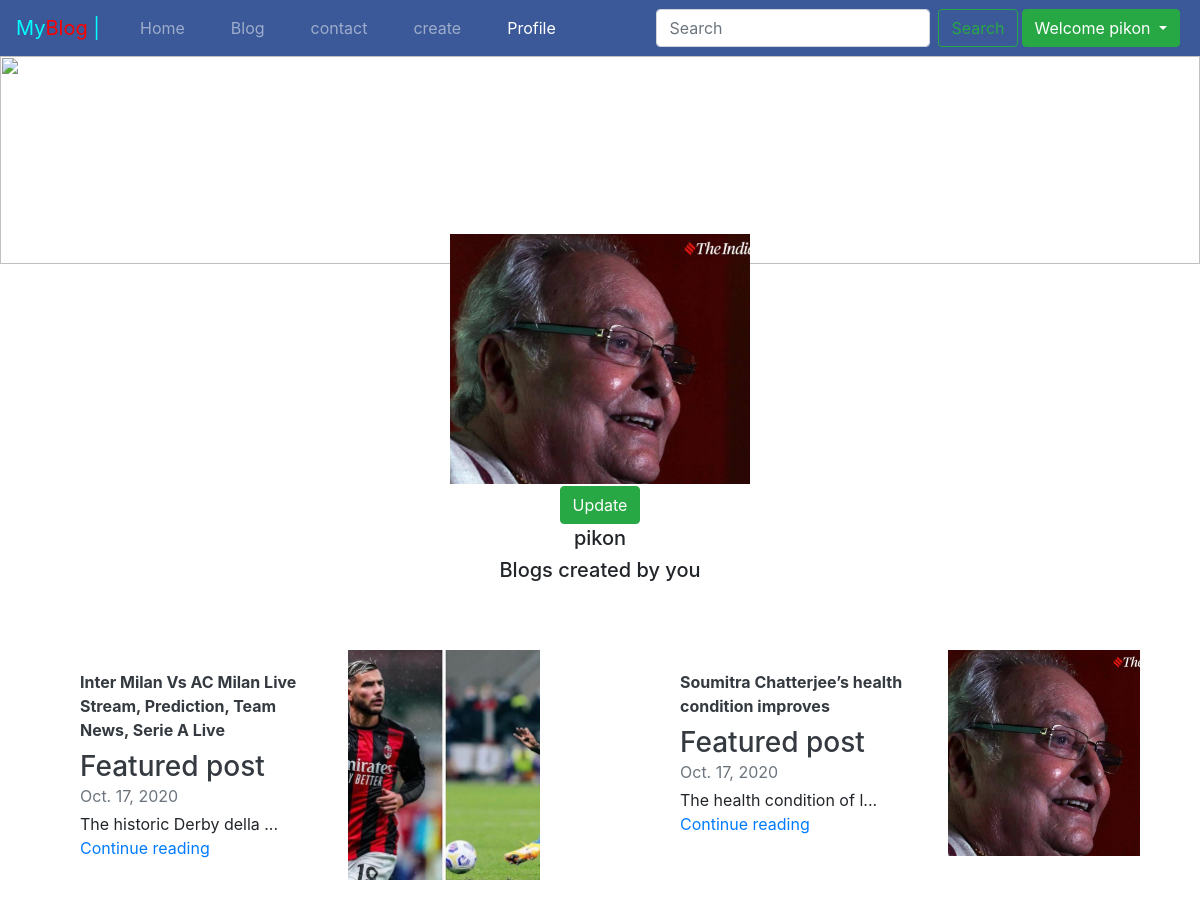
Page /blog/profile/ (signed in, upper part) on the earlier database version.
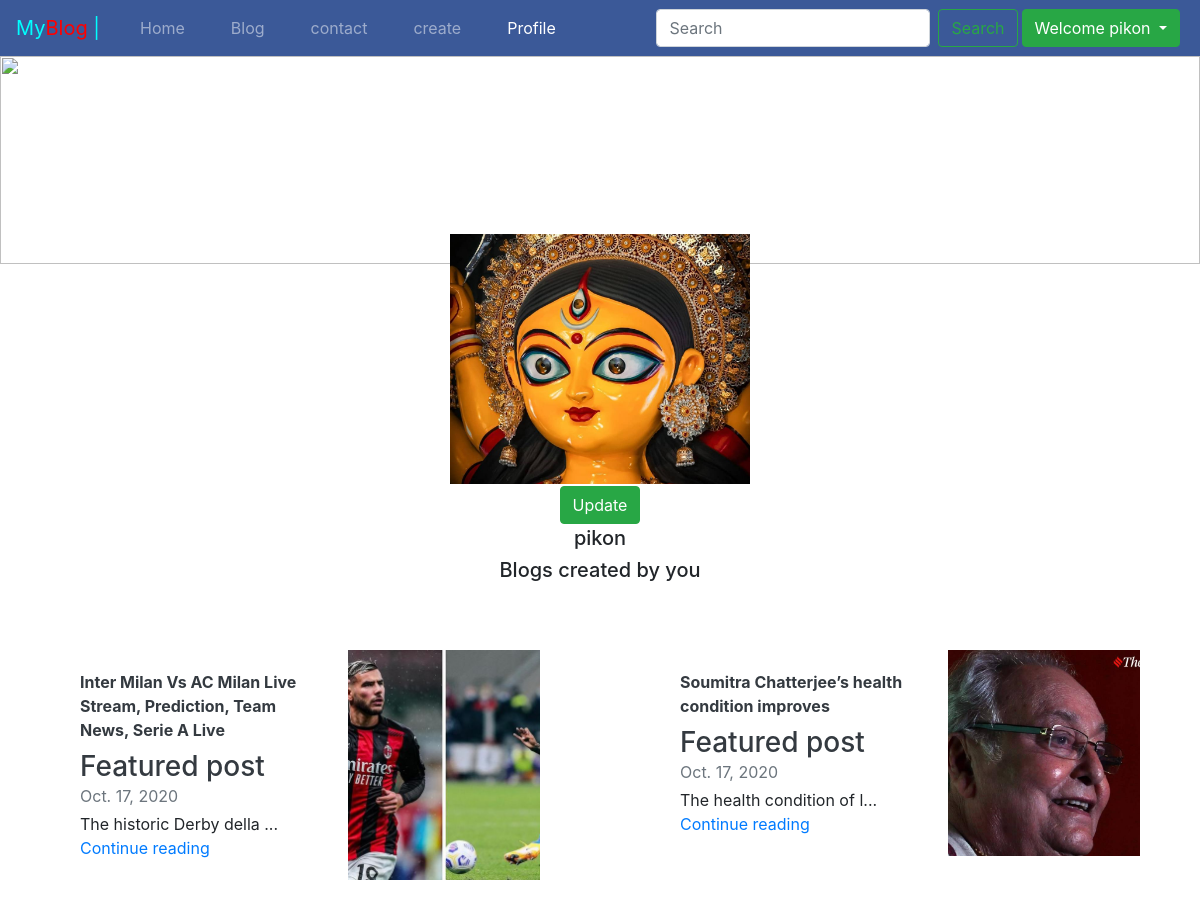
Same page on the later database version.
### myblog/models.py (models this page shows, shortened)
class UserProfile(models.Model):
    user   = models.ForeignKey(User,default="",on_delete=models.CASCADE,primary_key=True)
    dp = models.ImageField(upload_to="blog/profile",default="",blank=True)

### myblog/views.py (the view, shortened to what this page needs)
# urls.py: path("profile/",views.profile,name="profile")
def profile(request):
    BASE_DIR=os.getcwd()
    print("BASE_DIR:",BASE_DIR)
    location=os.path.join(BASE_DIR, 'media/blog/profile')
    try:
            user = UserProfile.objects.get(user=request.user)
    except Exception as e:
            user = None
    blogs = Blog.objects.filter(author_name=request.user.username)
    print("blogs:",blogs)
    if(user == None):
        return render(request,"profile.html",{"image":False,"blogs":blogs})
    else:
        return render(request,"profile.html",{"image":UserProfile.objects.filter(user=request.user)[0].dp,"blogs":blogs})

### myblog/models.py (called while the page is built)
      def __str__(self):
          return self.post_title

### templates/profile.html (shortened to what this page needs)
<!DOCTYPE html>
<html lang="en">
<head>
<link rel="stylesheet" href="https://stackpath.bootstrapcdn.com/bootstrap/4.5.2/css/bootstrap.min.css">
<link href="https://maxcdn.bootstrapcdn.com/font-awesome/4.7.0/css/font-awesome.min.css" rel="stylesheet"/>
{% load static %}
</head>
<body>
  <nav class="navbar navbar-expand-lg navbar-dark bg-light">
    <a class="navbar-brand brandimage" style="color: black;" href="/">My<span style="color: red;">Blog</span> |</a>
    <div class="collapse navbar-collapse" id="navbarSupportedContent">
      <ul class="navbar-nav mr-auto">
        <li class="nav-item ">
          <a class="nav-link" href="/">Home </a>
        </li>
        <li class="nav-item ">
          <a class="nav-link" href="/blog">Blog </a>
        </li>
        <li class="nav-item">
          <a class="nav-link" href="/contact">contact</a>
        </li>
        {% if request.user.is_authenticated %}
        <li class="nav-item">
          <a class="nav-link" href="/blog/upload/">create</a>
        </li>
        <li class="nav-item active">
          <a class="nav-link" href="/blog/profile">Profile <span class="sr-only">(current)</span></a>
        </li>
    {% endif %}
      </ul>
      <form class="form-inline my-2 my-lg-0" method="POST" action="/search/">{% csrf_token %}
        <input class="form-control mr-sm-2" type="search" placeholder="Search" aria-label="Search" name="query">
        <button class="btn btn-outline-success my-2 my-sm-0" type="submit">Search</button>
       {% if request.user.is_authenticated %}
       <div class="dropdown mx-1">
        <button class="btn btn-success dropdown-toggle" type="button" id="dropdownMenuButton" data-toggle="dropdown" aria-haspopup="true" aria-expanded="false">
          Welcome {{request.user}}
        </button>
      </div>
       {% endif %}
      </form>
    </div>
  </nav>
     <div class="cover">
       <img src="https://www.productboard.com/wp-content/uploads/2019/07/product-management-blog-cover-2100x640.png" alt="" class="dp">
     </div>
      <div class="profile_container">
        <div class="item img-container">
           {% if image %}
           <img class="myImage" src="/media/{{image}}" alt="">
           {% endif %}
        <button class="btn btn-success obj" style="display: block; margin: 2px auto;" >Update</button>
        </div>
        <div class="item"><h5>{{request.user.username}}</h5></div>
      </div>
      <div class="container-fluid mt-25 header">
        {% if blogs|length != 0 %}
        <h5>Blogs created by you</h5>
        <div class="row mb-2">
          {% for blog in blogs %}
            <div class="col-md-6" onclick="function name(){window.location=`/blog/posts/{{blog.post_id}}`} name()" style="cursor: pointer;">
              <div class="card flex-md-row mb-4 box-shadow h-md-250">
                <div class="card-body d-flex flex-column align-items-start">
                  <strong class="d-inline-block mb-2 text-dark">{{blog.post_title}}</strong>
                  <h3 class="mb-0">
                    <a class="text-dark" href="#">Featured post</a>
                  </h3>
                  <div class="mb-1 text-muted">{{blog.pub_date}}</div>
                  <p class="card-text mb-auto">{{blog.content|slice:"0:25"}}...</p>
                  <a href="/blog/posts/{{blog.post_id}}">Continue reading</a>
                </div>
               <img class="sideimg" src="/media/{{blog.thumbnail}}" alt="">
            </div>
            </div>
            {% if forloop.counter|divisibleby:2 and forloop.counter > 0 %}
            </div>
            {% endif %}
          {% endfor %}
        {% endif %}
        </div>
</body>
</html>

Differences in the rows shown:
changed UserProfile: dp: a different picture
